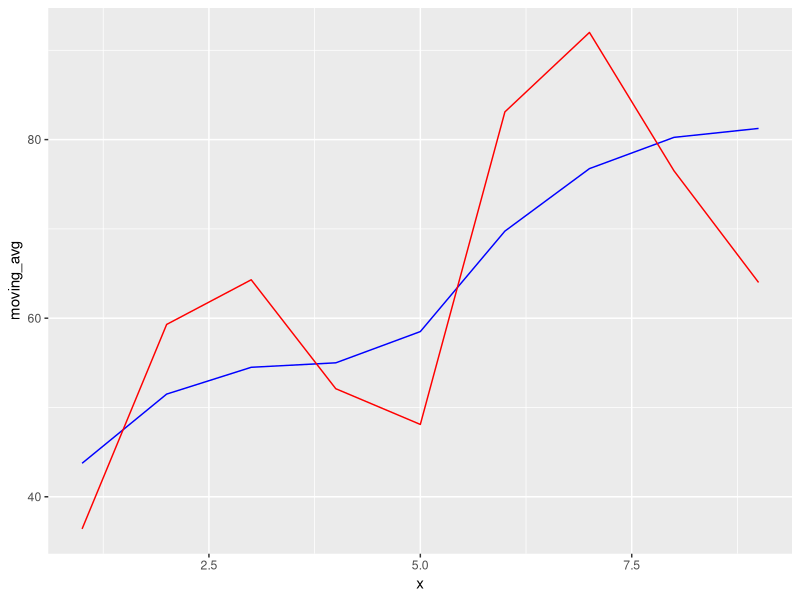
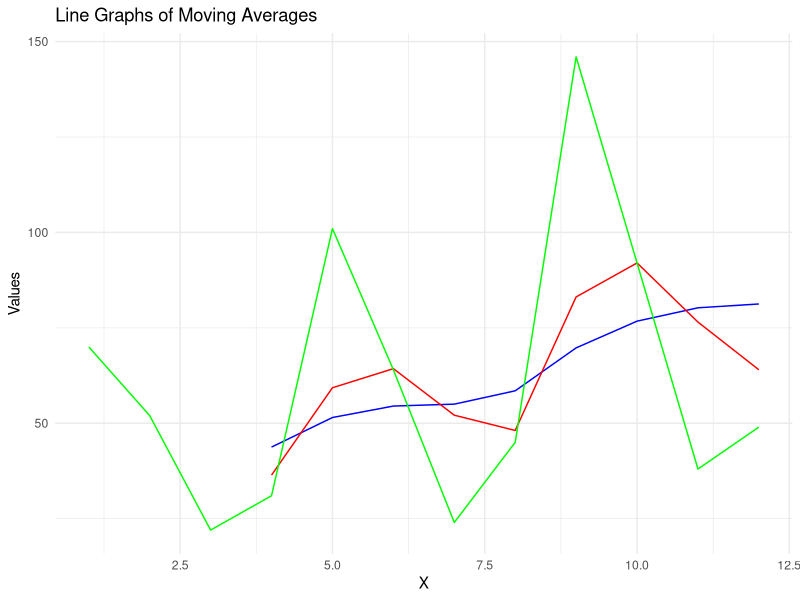
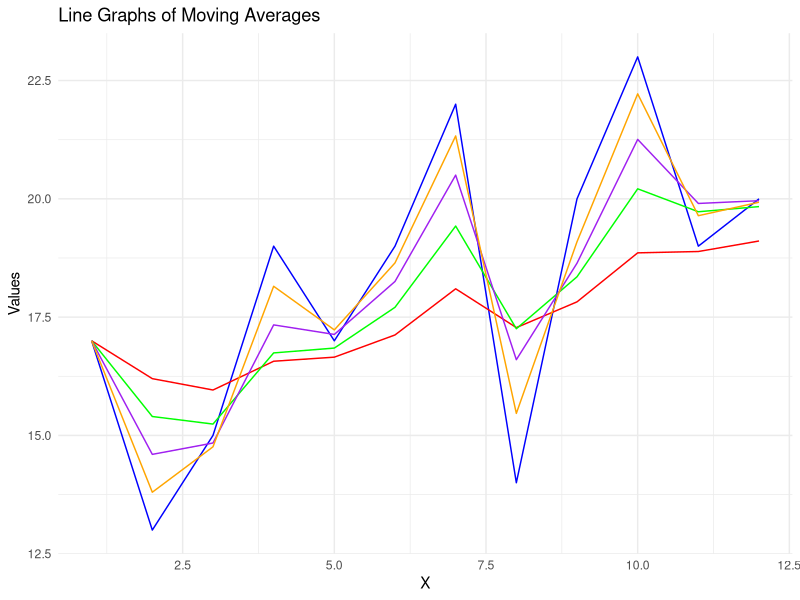
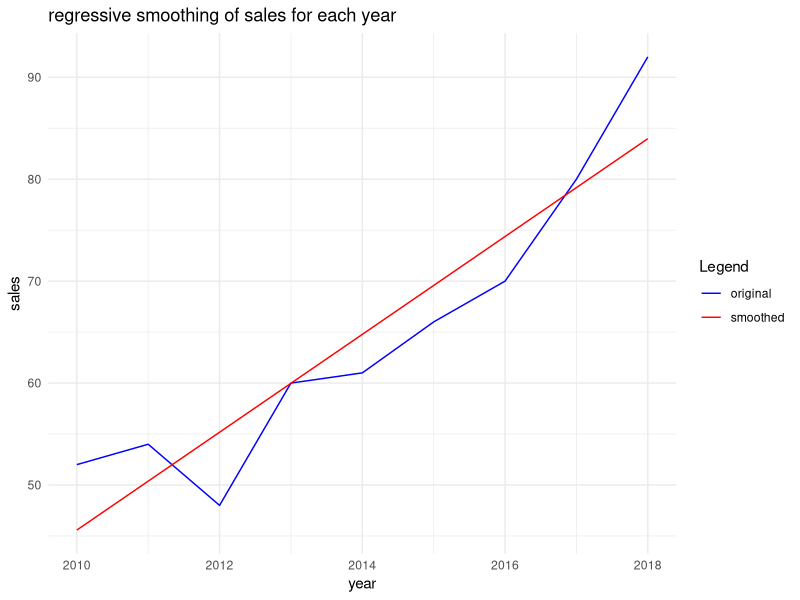
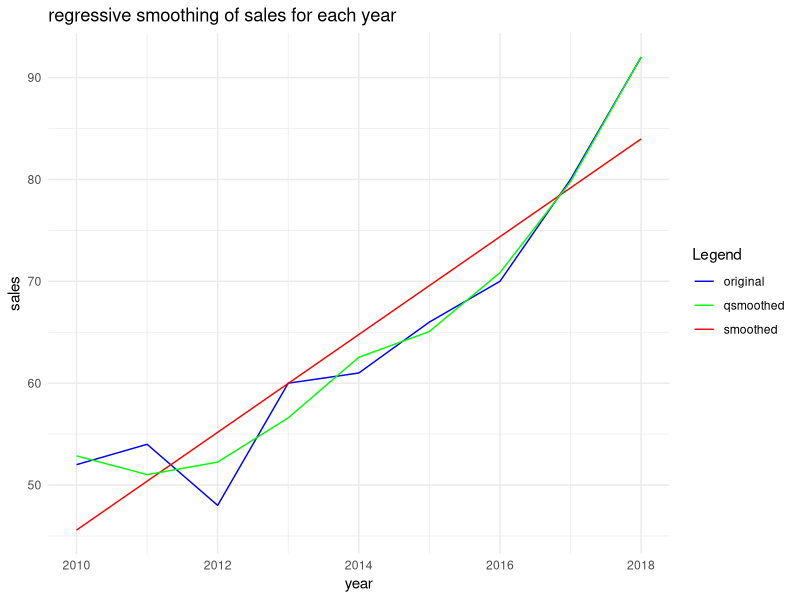
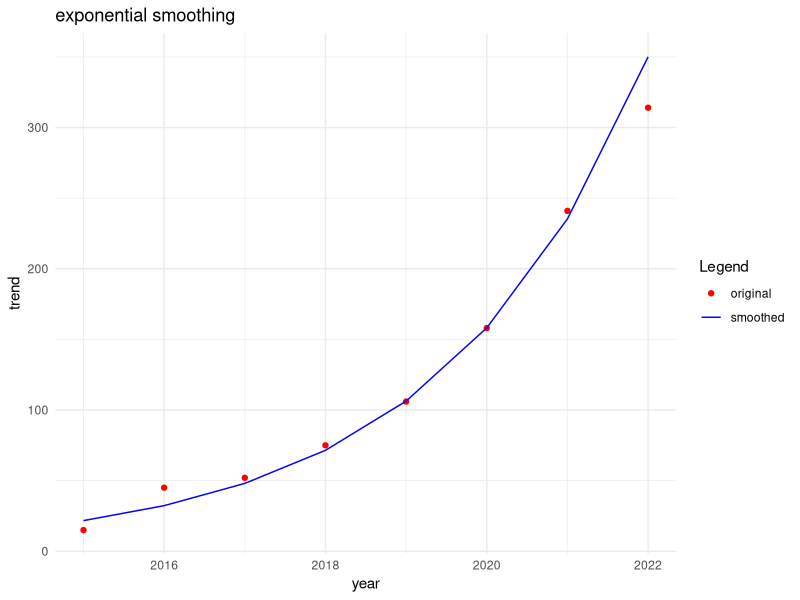

Write the R code that produced these figures, in order.
## ---- chunk 1
season = rep(c("summer", "monsoon", "winter", "spring"), 3)

data = data.frame(season = season,
                  year = c(rep(2020, 4),
                           rep(2021, 4),
                           rep(2022, 4)),
                  levels = c(70, 52, 22, 31, 101, 64, 24, 45, 146, 92, 38, 49))

data

## ---- chunk 2
library(zoo)
data$moving_avg =  rollapply(data$levels, width = 4, FUN = mean, align = 'right', fill = NA)
data 
## ---- chunk 3
wgt = c(1, 2, 3, 4)

weighted_avg = function(x){
  sum(x * wgt)/ sum(wgt)
}

data$wgt_avg = rollapply(data$levels, width = 4, FUN = weighted_avg, align = 'right', fill = NA)

data
## ---- chunk 4
x = seq(1, 9)

plot_data = data.frame(x,
             moving_avg = na.omit(data$moving_avg),
             wgt_mvn_avg = na.omit(data$wgt_avg))

plot_data
## ---- chunk 5
library(ggplot2)

ggplot(plot_data, aes(x=x))+
  geom_line(aes(y = moving_avg), color = "blue")+
  geom_line(aes(y = wgt_mvn_avg), color = "red")
  labs(title = "Line Graphs of Moving Averages",
       x = "X",
       y = "Values") +
  scale_color_manual(name = "Legend", values = c("moving_avg" = "blue", "wgt_mvn_avg" = "red")) +
  theme_minimal()
## ---- chunk 6
ggplot(data, aes(x = seq(1,12)))+
  geom_line(aes(y = moving_avg), color = "blue")+
  geom_line(aes(y = wgt_avg), color = "red")+
  geom_line(aes(y = levels), color = "green")+
  labs(title = "Line Graphs of Moving Averages",
       x = "X",
       y = "Values") +
  scale_color_manual(name = "Legend", values = c("moving_avg" = "blue", "wgt_mvn_avg" = "red","original data" = "green")) +
  theme_minimal()
## ---- chunk 7
exp_data = data.frame(year = c(rep(2018, 3),
                               rep(2019, 3),
                               rep(2020, 3),
                               rep(2021, 3)),
                      period = rep(c("I", "II", "III"), 4),
                      no_claims = c(17, 13, 15, 19, 17, 19, 22, 14, 20, 23, 19, 20))

exp_data
## ---- chunk 8
exp_smooth = function(alpha, x){
  a = c(x[1])
  
  b = length(a)
  for(i in c(2:length(x))){
    val = (alpha * x[i]) + (1- alpha) * a[i -1]
    a = c(a,val)
  }
  
  return(a)
}
## ---- chunk 9
x_exp = exp_data$no_claims
exp_data$alpha_0.2 = exp_smooth(0.2, x_exp)
exp_data$alpha_0.4 = exp_smooth(0.4, x_exp)
exp_data$alpha_0.6 = exp_smooth(0.6, x_exp)
exp_data$alpha_0.8 = exp_smooth(0.8, x_exp)

exp_data
## ---- chunk 10
ggplot(exp_data, aes(x = seq(1, 12)))+
  geom_line(aes(y = no_claims), color = "blue")+
  geom_line(aes(y = alpha_0.2), color = "red")+
  geom_line(aes(y = alpha_0.4), color = "green")+
  geom_line(aes(y = alpha_0.6), color = "purple")+
  geom_line(aes(y = alpha_0.8), color = "orange")+
  labs(title = "Line Graphs of Moving Averages",
       x = "X",
       y = "Values") +
  scale_color_manual(name = "Legend", values = c("original" = "blue", "alpha 0.2" = "red","alpha 0.4" = "green", "alpha 0.6" = "purple", "alpha 0.8" = "orange")) +
  theme_minimal()
## ---- chunk 11
reg_data = data.frame(year = seq(2010, 2018),
             sales = c(52, 54, 48, 60, 61, 66, 70, 80, 92))
## ---- chunk 12
med_yr = median(reg_data$year)
reg_data$x_t = reg_data$year - med_yr

reg_data
## ---- chunk 13
reg_data$x_y = reg_data$x_t * reg_data$x_t
reg_data$x_t_sqrd = reg_data$x_t ^ 2

reg_data
## ---- chunk 14
summary(lm(sales~x_t, data = reg_data))
## ---- chunk 15
lm(sales~x_t, data = reg_data)$coefficients
## ---- chunk 16
reg_data$smooth = 4.80000 * reg_data$x_t + 64.77778 

reg_data
## ---- chunk 17
library(ggplot2)

ggplot(aes(x = year), data = reg_data)+
  geom_line(aes(y = sales, color = "original"))+ 
  geom_line(aes(y = smooth, color = "smoothed"))+
  labs(
    title = "regressive smoothing of sales for each year",
    x = "year",
    y = "sales"
  )+
  scale_color_manual(name = "Legend", values = c("original" = "blue", "smoothed" = "red"))+
  theme_minimal()
## ---- chunk 18
reg_data$quad_smooth = predict(loess(sales~x_t, reg_data), reg_data)
reg_data
## ---- chunk 19
ggplot(aes(x = year), data = reg_data)+
  geom_line(aes(y = sales, color = "original"))+ 
  geom_line(aes(y = smooth, color = "smoothed"))+
  geom_line(aes(y = quad_smooth, color = "qsmoothed"))+
  labs(
    title = "regressive smoothing of sales for each year",
    x = "year",
    y = "sales"
  )+
  scale_color_manual(name = "Legend", values = c("original" = "blue", "smoothed" = "red", "qsmoothed" = "green"))+
  theme_minimal()
## ---- chunk 20
exp_data = data.frame(year = seq(2015, 2022),
                      revenue = c(15, 45, 52, 75, 106, 158, 241, 314))
exp_data
## ---- chunk 21
exp_data$t = exp_data$year - median(exp_data$year)
exp_data$t_sqrd = exp_data$t^2
exp_data$zt = log(exp_data$revenue)
exp_data
## ---- chunk 22
exp_n = nrow(exp_data)

cat("Beta_0 of the data is: ",exp(sum(exp_data$zt)/ exp_n), "\n")
## ---- chunk 23
exp_data$tzt = exp_data$t * exp_data$zt
exp_data
## ---- chunk 24
cat("Beta_1 is given as: ", sum(exp_data$tzt)/ sum(exp_data$t_sqrd), "\n")
## ---- chunk 25
beta_1 = 0.3971438 
beta_0 = 87.17857
exp_data$smoothed = beta_0  * exp(beta_1 * exp_data$t)
exp_data
## ---- chunk 26
library(ggplot2)

ggplot(aes(x = year), data = exp_data)+
  geom_point(aes(y = revenue, color = "original"))+
  geom_line(aes(y = smoothed, color = "smoothed"))+
  labs(
    title = "exponential smoothing",
    x = "year",
    y = "trend"
  )+
  scale_color_manual(name = "Legend", values = c("original" = "red", "smoothed" = "blue"))+
  theme_minimal()
